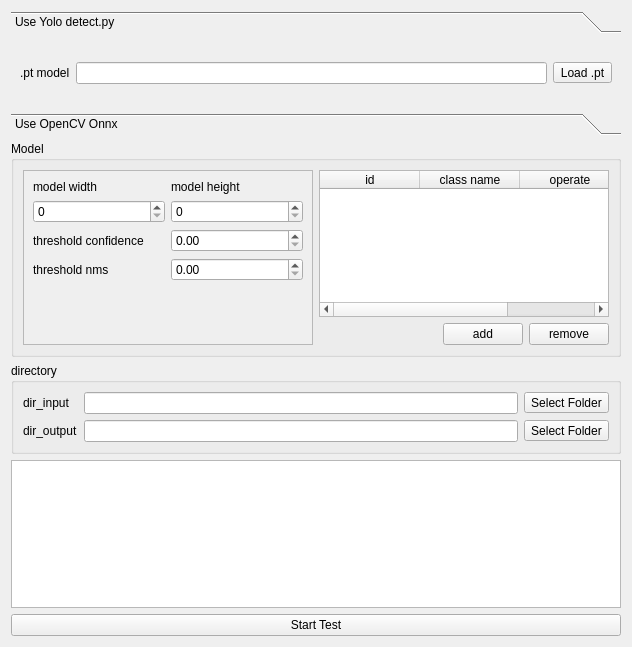
<?xml version="1.0" encoding="UTF-8"?>
<ui version="4.0">
 <class>WidgetTest</class>
 <widget class="QWidget" name="WidgetTest">
  <property name="geometry">
   <rect>
    <x>0</x>
    <y>0</y>
    <width>632</width>
    <height>647</height>
   </rect>
  </property>
  <property name="windowTitle">
   <string>Form</string>
  </property>
  <layout class="QGridLayout" name="gridLayout_5">
   <item row="0" column="0">
    <widget class="QToolBox" name="toolBoxModel">
     <property name="frameShadow">
      <enum>QFrame::Shadow::Raised</enum>
     </property>
     <property name="currentIndex">
      <number>0</number>
     </property>
     <widget class="QWidget" name="pageModelPt">
      <property name="geometry">
       <rect>
        <x>0</x>
        <y>0</y>
        <width>614</width>
        <height>68</height>
       </rect>
      </property>
      <attribute name="label">
       <string>Use Yolo detect.py</string>
      </attribute>
      <layout class="QGridLayout" name="gridLayout">
       <item row="0" column="0">
        <widget class="QLabel" name="labelModelPt">
         <property name="text">
          <string>.pt model</string>
         </property>
        </widget>
       </item>
       <item row="0" column="1">
        <layout class="QHBoxLayout" name="hLayModelPt">
         <item>
          <widget class="QLineEdit" name="lEditModelPt"/>
         </item>
         <item>
          <widget class="QToolButton" name="tBtnModelPt">
           <property name="text">
            <string>Load .pt</string>
           </property>
          </widget>
         </item>
        </layout>
       </item>
      </layout>
     </widget>
     <widget class="QWidget" name="pageModelOnnx">
      <property name="geometry">
       <rect>
        <x>0</x>
        <y>0</y>
        <width>194</width>
        <height>42</height>
       </rect>
      </property>
      <attribute name="label">
       <string>Use OpenCV Onnx</string>
      </attribute>
      <layout class="QGridLayout" name="gridLayout_4">
       <item row="0" column="0">
        <widget class="QLabel" name="labelModelOnnx">
         <property name="text">
          <string>.onnx model</string>
         </property>
        </widget>
       </item>
       <item row="0" column="1">
        <layout class="QHBoxLayout" name="hLayModelOnnx">
         <item>
          <widget class="QLineEdit" name="lEditModelOnnx"/>
         </item>
         <item>
          <widget class="QToolButton" name="tBtnModelOnnx">
           <property name="text">
            <string>Load .onnx</string>
           </property>
          </widget>
         </item>
        </layout>
       </item>
      </layout>
     </widget>
    </widget>
   </item>
   <item row="1" column="0">
    <widget class="QGroupBox" name="groupModel">
     <property name="title">
      <string>Model</string>
     </property>
     <layout class="QGridLayout" name="gridLayout_2">
      <item row="0" column="1">
       <layout class="QVBoxLayout" name="verticalLayout">
        <item>
         <widget class="QTableWidget" name="tableWidgetClassEdit">
          <column>
           <property name="text">
            <string>id</string>
           </property>
          </column>
          <column>
           <property name="text">
            <string>class name</string>
           </property>
          </column>
          <column>
           <property name="text">
            <string>operate</string>
           </property>
          </column>
         </widget>
        </item>
        <item>
         <layout class="QHBoxLayout" name="hLayOperate">
          <item>
           <spacer name="horizontalSpacer">
            <property name="orientation">
             <enum>Qt::Orientation::Horizontal</enum>
            </property>
            <property name="sizeHint" stdset="0">
             <size>
              <width>40</width>
              <height>20</height>
             </size>
            </property>
           </spacer>
          </item>
          <item>
           <widget class="QPushButton" name="btnAddItem">
            <property name="text">
             <string>add</string>
            </property>
           </widget>
          </item>
          <item>
           <widget class="QPushButton" name="btnRemoveItem">
            <property name="text">
             <string>remove</string>
            </property>
           </widget>
          </item>
         </layout>
        </item>
       </layout>
      </item>
      <item row="0" column="0">
       <widget class="QScrollArea" name="scrollArea">
        <property name="widgetResizable">
         <bool>true</bool>
        </property>
        <widget class="QWidget" name="scrollAreaWidgetContents">
         <property name="geometry">
          <rect>
           <x>0</x>
           <y>0</y>
           <width>290</width>
           <height>175</height>
          </rect>
         </property>
         <layout class="QGridLayout" name="gridLayout_3">
          <item row="0" column="0">
           <widget class="QLabel" name="labelModelWidth">
            <property name="text">
             <string>model width</string>
            </property>
           </widget>
          </item>
          <item row="0" column="1">
           <widget class="QLabel" name="labelModelHeight">
            <property name="text">
             <string>model height</string>
            </property>
           </widget>
          </item>
          <item row="1" column="0">
           <widget class="QSpinBox" name="sBoxModelWidth">
            <property name="maximum">
             <number>999</number>
            </property>
           </widget>
          </item>
          <item row="1" column="1">
           <widget class="QSpinBox" name="sBoxModelHeight">
            <property name="maximum">
             <number>999</number>
            </property>
           </widget>
          </item>
          <item row="2" column="0">
           <widget class="QLabel" name="labelThresholdCfd">
            <property name="text">
             <string>threshold confidence</string>
            </property>
           </widget>
          </item>
          <item row="2" column="1">
           <widget class="QDoubleSpinBox" name="doubleSpinBoxThresholdCfd"/>
          </item>
          <item row="3" column="0">
           <widget class="QLabel" name="labelThresholdNMS">
            <property name="text">
             <string>threshold nms</string>
            </property>
           </widget>
          </item>
          <item row="3" column="1">
           <widget class="QDoubleSpinBox" name="doubleSpinBoxThresholdNMS"/>
          </item>
          <item row="4" column="0" colspan="2">
           <spacer name="verticalSpacer">
            <property name="orientation">
             <enum>Qt::Orientation::Vertical</enum>
            </property>
            <property name="sizeHint" stdset="0">
             <size>
              <width>248</width>
              <height>76</height>
             </size>
            </property>
           </spacer>
          </item>
         </layout>
        </widget>
       </widget>
      </item>
     </layout>
    </widget>
   </item>
   <item row="2" column="0">
    <widget class="QGroupBox" name="groupBox">
     <property name="title">
      <string>directory</string>
     </property>
     <layout class="QFormLayout" name="formLayout">
      <item row="0" column="0">
       <widget class="QLabel" name="labelDirInput">
        <property name="text">
         <string>dir_input</string>
        </property>
       </widget>
      </item>
      <item row="0" column="1">
       <layout class="QHBoxLayout" name="hLayDirInput">
        <item>
         <widget class="QLineEdit" name="lEditDirInput"/>
        </item>
        <item>
         <widget class="QToolButton" name="tBtnDirInput">
          <property name="text">
           <string>Select Folder</string>
          </property>
         </widget>
        </item>
       </layout>
      </item>
      <item row="1" column="0">
       <widget class="QLabel" name="labelDirOutput">
        <property name="text">
         <string>dir_output</string>
        </property>
       </widget>
      </item>
      <item row="1" column="1">
       <layout class="QHBoxLayout" name="hLayDirOutput">
        <item>
         <widget class="QLineEdit" name="lEditDirOutput"/>
        </item>
        <item>
         <widget class="QToolButton" name="tBtnDirOutput">
          <property name="text">
           <string>Select Folder</string>
          </property>
         </widget>
        </item>
       </layout>
      </item>
     </layout>
    </widget>
   </item>
   <item row="3" column="0">
    <widget class="QTextEdit" name="txtEditLog"/>
   </item>
   <item row="4" column="0">
    <widget class="QPushButton" name="btnStartTest">
     <property name="text">
      <string>Start Test</string>
     </property>
    </widget>
   </item>
  </layout>
 </widget>
 <resources/>
 <connections/>
</ui>
